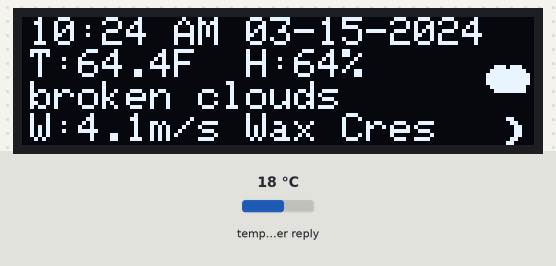
Bench run of a sketch on a simulated ESP32. Shown: 128×32 one-colour display. The test bench sets the inputs (shaded band); at power-on: temperature in the weather reply 18 °C. WiFi joins after 1.5 s; servers stay silent unless stated; the local clock reads 2024-03-15 10:24:30 at power-on unless the sketch sets it; web services answer with replies made up by the test bench; what the sketch prints to the serial monitor is not drawn.

Above: at 1.8 s.
At 30.2 s:
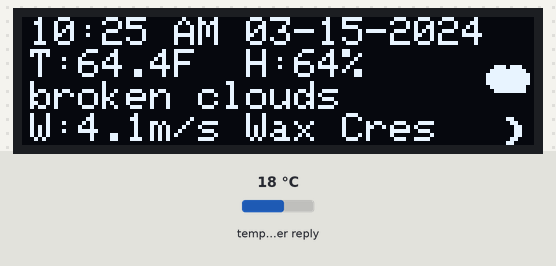
At 90.9 s:
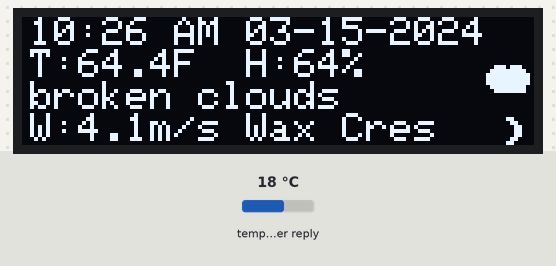

Measured:
- what the display in image 0 shows lasts 28.4 s, from 1.7 s to 30.1 s
- what the display in image 1 shows lasts 60.8 s, from 30.1 s to 90.9 s

The sketch:

weather-moon-clock.ino
```cpp
#include <Arduino.h>
#include <Wire.h>
#include <WiFi.h>
#include <HTTPClient.h>
#include <ArduinoJson.h>
#include <time.h>
#include <Adafruit_GFX.h>
#include <Adafruit_SSD1306.h>

// —— User Config —— //
const char* ssid      = "emeraldcity";
const char* password  = "spacemonkeys";
const char* city      = "Taos";
const char* country   = "US";
const char* owmApiKey = "29791c1b9f625367055f374a4260a2fc";
const char* ntpServer = "pool.ntp.org";
const char* timezone  = "MST7MDT";

// —— Intervals —— //
const unsigned long WEATHER_INTERVAL = 10UL * 60UL * 1000UL;
const unsigned long NTP_INTERVAL     = 30UL * 60UL * 1000UL;

// —— OLED config —— //
#define SCREEN_WIDTH 128
#define SCREEN_HEIGHT 32
#define OLED_ADDR     0x3C
#define OLED_RESET    -1
#define SDA_PIN       21
#define SCL_PIN       22

Adafruit_SSD1306 display(SCREEN_WIDTH, SCREEN_HEIGHT, &Wire, OLED_RESET);

// —— State —— //
unsigned long lastWeather = 0, lastNTP = 0;
float tempC = 0, tempF = 0;
int humidity = 0;
float windSpeed = 0;
String weatherDesc = "", iconCode = "";
int moonPhase = 0;

// —— Prototypes —— //
void connectWiFi();
bool syncTime();
void fetchWeather();
void drawDisplay();
int calcMoonPhase(int y, int m, int d);
void drawWeatherIcon(const String& ic, int x, int y);
void drawMoonIcon(int phase, int x, int y);

void setup() {
  Serial.begin(115200);
  Wire.begin(SDA_PIN, SCL_PIN);

  if (!display.begin(SSD1306_SWITCHCAPVCC, OLED_ADDR)) {
    Serial.println("OLED init failed");
    while (1) delay(1000);
  }

  display.clearDisplay();
  display.setTextSize(1);
  display.setTextColor(SSD1306_WHITE);

  connectWiFi();
  if (syncTime()) Serial.println("NTP OK");
  else Serial.println("NTP FAIL");

  fetchWeather();
}

void loop() {
  unsigned long now = millis();
  if (now - lastNTP > NTP_INTERVAL) syncTime();
  if (now - lastWeather > WEATHER_INTERVAL) fetchWeather();
  drawDisplay();
  delay(1000);
}

void connectWiFi() {
  WiFi.mode(WIFI_STA);
  WiFi.begin(ssid, password);
  Serial.print("Wi-Fi connecting");
  unsigned long start = millis();
  while (WiFi.status() != WL_CONNECTED && millis() - start < 10000) {
    Serial.print('.');
    delay(500);
  }
  if (WiFi.status() == WL_CONNECTED) {
    Serial.printf("\nWi-Fi OK, IP=%s\n", WiFi.localIP().toString().c_str());
  } else {
    Serial.println("\nWi-Fi FAIL");
  }
}

bool syncTime() {
  configTzTime(timezone, ntpServer);
  struct tm tm;
  if (getLocalTime(&tm, 2000)) {
    lastNTP = millis();
    return true;
  }
  return false;
}

void fetchWeather() {
  if (WiFi.status() != WL_CONNECTED) return;
  HTTPClient http;
  String url = String("http://api.openweathermap.org/data/2.5/weather?q=") +
               city + "," + country + "&units=metric&appid=" + owmApiKey;
  http.begin(url);
  int code = http.GET();
  if (code == HTTP_CODE_OK) {
    DynamicJsonDocument doc(1024);
    deserializeJson(doc, http.getString());
    tempC       = doc["main"]["temp"].as<float>();
    tempF       = tempC * 9.0 / 5.0 + 32.0;
    humidity    = doc["main"]["humidity"].as<int>();
    windSpeed   = doc["wind"]["speed"].as<float>();
    weatherDesc = String((const char*)doc["weather"][0]["description"]).substring(0, 16);
    iconCode    = doc["weather"][0]["icon"].as<const char*>();
    Serial.println("Weather OK");
  } else {
    Serial.printf("Weather HTTP %d\n", code);
  }
  http.end();
  lastWeather = millis();
}

void drawDisplay() {
  display.clearDisplay();
  display.setCursor(2, 0);

  struct tm tm;
  char tbuf[16], dbuf[16];
  if (getLocalTime(&tm, 500)) {
    strftime(tbuf, sizeof(tbuf), "%I:%M %p", &tm);
    strftime(dbuf, sizeof(dbuf), "%m-%d-%Y", &tm);
    display.print(tbuf); display.print(" "); display.print(dbuf);
    moonPhase = calcMoonPhase(tm.tm_year + 1900, tm.tm_mon + 1, tm.tm_mday);
  } else {
    display.print("Time N/A");
  }

  // Line 2: Temperature (F) and Humidity
  display.setCursor(2, 8);
  display.printf("T:%.1fF  H:%d%%", tempF, humidity);
  drawWeatherIcon(iconCode, SCREEN_WIDTH - 12, 10); // moved icon 2px down

  // Line 3: Weather description
  display.setCursor(2, 16);
  display.print(weatherDesc);

  // Line 4: Wind speed and Moon Phase full name
  display.setCursor(2, 24);
  static const char* phasesFull[] = {
    "New Moon", "Wax Cres", "1st Qtr", "Wax Gib",
    "Full Moon", "Wan Gib", "Last Qtr", "Wan Cres"
  };
  display.printf("W:%.1fm/s %s", windSpeed, phasesFull[moonPhase]);
  drawMoonIcon(moonPhase, SCREEN_WIDTH - 12, 24);  // keep moon icon here

  display.display();
}


int calcMoonPhase(int Y, int M, int D) {
  if (M < 3) { Y--; M += 12; }
  ++M;
  double c = 365.25 * Y, e = 30.6 * M, jd = c + e + D - 694039.09;
  jd /= 29.5305882; int b = jd; jd -= b; b = jd * 8 + 0.5; b &= 7;
  return b;
}

void drawWeatherIcon(const String& ic, int x, int y) {
  if (ic.startsWith("01")) {
    display.fillCircle(x + 4, y + 4, 2, SSD1306_WHITE);
    const int rx[8] = {4, 7, 8, 7, 4, 1, 0, 1};
    const int ry[8] = {0, 1, 4, 7, 8, 7, 4, 1};
    for (int i = 0; i < 8; i++) {
      display.drawLine(x + 4, y + 4, x + rx[i], y + ry[i], SSD1306_WHITE);
    }
  }
  else if (ic.startsWith("02") || ic.startsWith("03") || ic.startsWith("04")) {
    display.fillCircle(x + 3, y + 5, 3, SSD1306_WHITE);
    display.fillCircle(x + 7, y + 5, 3, SSD1306_WHITE);
    display.fillRect(x + 3, y + 5, 7, 4, SSD1306_WHITE);
  }
  else if (ic.startsWith("09") || ic.startsWith("10")) {
    display.fillCircle(x + 3, y + 4, 3, SSD1306_WHITE);
    display.fillCircle(x + 7, y + 4, 3, SSD1306_WHITE);
    display.fillRect(x + 3, y + 4, 7, 4, SSD1306_WHITE);
    display.drawLine(x + 4, y + 9, x + 4, y + 11, SSD1306_WHITE);
    display.drawLine(x + 6, y + 9, x + 6, y + 11, SSD1306_WHITE);
    display.drawLine(x + 8, y + 9, x + 8, y + 11, SSD1306_WHITE);
  }
  else if (ic.startsWith("13")) {
    display.fillCircle(x + 3, y + 4, 3, SSD1306_WHITE);
    display.fillCircle(x + 7, y + 4, 3, SSD1306_WHITE);
    display.fillRect(x + 3, y + 4, 7, 4, SSD1306_WHITE);
    for (int dx = 4; dx <= 8; dx += 2) {
      display.drawPixel(x + dx, y + 9, SSD1306_WHITE);
      display.drawPixel(x + dx, y + 11, SSD1306_WHITE);
      display.drawPixel(x + dx - 1, y + 10, SSD1306_WHITE);
      display.drawPixel(x + dx + 1, y + 10, SSD1306_WHITE);
    }
  }
  else {
    display.fillCircle(x + 4, y + 5, 3, SSD1306_WHITE);
    display.fillCircle(x + 8, y + 5, 3, SSD1306_WHITE);
    display.fillRect(x + 4, y + 5, 7, 4, SSD1306_WHITE);
  }
}

void drawMoonIcon(int phase, int x, int y) {
  int cx = x + 4, cy = y + 4;
  display.drawCircle(cx, cy, 3, SSD1306_WHITE);

  switch (phase) {
    case 0: break;
    case 1:
      display.fillCircle(cx + 1, cy, 3, SSD1306_WHITE);
      display.fillCircle(cx - 1, cy, 3, SSD1306_BLACK);
      break;
    case 2:
      for (int dy = -3; dy <= 3; dy++) {
        int dx = sqrt(9 - dy * dy);
        display.drawFastHLine(cx, cy + dy, dx + 1, SSD1306_WHITE);
      }
      break;
    case 3:
      display.fillCircle(cx, cy, 3, SSD1306_WHITE);
      for (int dy = -3; dy <= 3; dy++) {
        int dx = sqrt(9 - dy * dy);
        display.drawFastHLine(cx - (dx / 2), cy + dy, dx / 2 + 1, SSD1306_BLACK);
      }
      break;
    case 4:
      display.fillCircle(cx, cy, 3, SSD1306_WHITE);
      break;
    case 5:
      display.fillCircle(cx, cy, 3, SSD1306_WHITE);
      for (int dy = -3; dy <= 3; dy++) {
        int dx = sqrt(9 - dy * dy);
        display.drawFastHLine(cx + (dx / 2), cy + dy, dx / 2 + 1, SSD1306_BLACK);
      }
      break;
    case 6:
      for (int dy = -3; dy <= 3; dy++) {
        int dx = sqrt(9 - dy * dy);
        display.drawFastHLine(cx - dx, cy + dy, dx + 1, SSD1306_WHITE);
      }
      break;
    case 7:
      display.fillCircle(cx - 1, cy, 3, SSD1306_WHITE);
      display.fillCircle(cx + 1, cy, 3, SSD1306_BLACK);
      break;
  }
}
```
